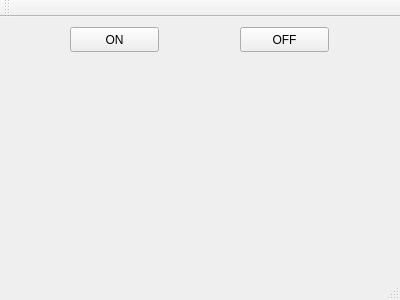
<?xml version="1.0" encoding="UTF-8"?>
<ui version="4.0">
 <class>InMotoManager</class>
 <widget class="QMainWindow" name="InMotoManager">
  <property name="geometry">
   <rect>
    <x>0</x>
    <y>0</y>
    <width>400</width>
    <height>300</height>
   </rect>
  </property>
  <property name="windowTitle">
   <string>InMotoManager</string>
  </property>
  <widget class="QWidget" name="centralWidget">
   <widget class="QPushButton" name="off_btn">
    <property name="geometry">
     <rect>
      <x>240</x>
      <y>10</y>
      <width>89</width>
      <height>25</height>
     </rect>
    </property>
    <property name="text">
     <string>OFF</string>
    </property>
   </widget>
   <widget class="QPushButton" name="on_btn">
    <property name="geometry">
     <rect>
      <x>70</x>
      <y>10</y>
      <width>89</width>
      <height>25</height>
     </rect>
    </property>
    <property name="text">
     <string>ON</string>
    </property>
   </widget>
   <widget class="QLed" name="power_led" native="true">
    <property name="geometry">
     <rect>
      <x>180</x>
      <y>10</y>
      <width>41</width>
      <height>41</height>
     </rect>
    </property>
   </widget>
  </widget>
  <widget class="QMenuBar" name="menuBar">
   <property name="geometry">
    <rect>
     <x>0</x>
     <y>0</y>
     <width>400</width>
     <height>22</height>
    </rect>
   </property>
  </widget>
  <widget class="QToolBar" name="mainToolBar">
   <attribute name="toolBarArea">
    <enum>TopToolBarArea</enum>
   </attribute>
   <attribute name="toolBarBreak">
    <bool>false</bool>
   </attribute>
  </widget>
  <widget class="QStatusBar" name="statusBar"/>
 </widget>
 <layoutdefault spacing="6" margin="11"/>
 <customwidgets>
  <customwidget>
   <class>QLed</class>
   <extends>QWidget</extends>
   <header>qled.h</header>
   <container>1</container>
  </customwidget>
 </customwidgets>
 <resources/>
 <connections/>
</ui>
